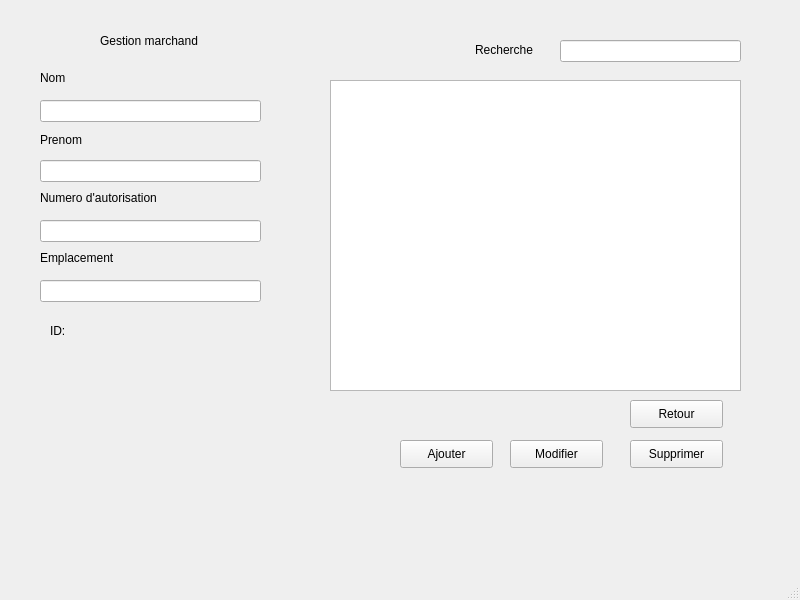
<?xml version="1.0" encoding="UTF-8"?>
<ui version="4.0">
 <class>MainWindow</class>
 <widget class="QMainWindow" name="MainWindow">
  <property name="geometry">
   <rect>
    <x>0</x>
    <y>0</y>
    <width>800</width>
    <height>600</height>
   </rect>
  </property>
  <property name="windowTitle">
   <string>MainWindow</string>
  </property>
  <widget class="QWidget" name="centralwidget">
   <widget class="QStackedWidget" name="stackedWidget">
    <property name="geometry">
     <rect>
      <x>20</x>
      <y>20</y>
      <width>761</width>
      <height>511</height>
     </rect>
    </property>
    <property name="currentIndex">
     <number>1</number>
    </property>
    <widget class="QWidget" name="page">
     <widget class="QPushButton" name="pushButton">
      <property name="geometry">
       <rect>
        <x>190</x>
        <y>70</y>
        <width>341</width>
        <height>81</height>
       </rect>
      </property>
      <property name="text">
       <string>Gestion marchand</string>
      </property>
     </widget>
     <widget class="QPushButton" name="pushButton_2">
      <property name="geometry">
       <rect>
        <x>190</x>
        <y>200</y>
        <width>341</width>
        <height>81</height>
       </rect>
      </property>
      <property name="text">
       <string>Gestion mission</string>
      </property>
     </widget>
     <widget class="QPushButton" name="pushButton_3">
      <property name="geometry">
       <rect>
        <x>190</x>
        <y>330</y>
        <width>341</width>
        <height>81</height>
       </rect>
      </property>
      <property name="text">
       <string>Statistique</string>
      </property>
     </widget>
    </widget>
    <widget class="QWidget" name="page_3">
     <widget class="QTableView" name="afficher_marchand">
      <property name="geometry">
       <rect>
        <x>310</x>
        <y>60</y>
        <width>411</width>
        <height>311</height>
       </rect>
      </property>
     </widget>
     <widget class="QPushButton" name="modifier_marchand">
      <property name="geometry">
       <rect>
        <x>490</x>
        <y>420</y>
        <width>93</width>
        <height>28</height>
       </rect>
      </property>
      <property name="text">
       <string>Modifier</string>
      </property>
     </widget>
     <widget class="QPushButton" name="supprimer_marchand">
      <property name="geometry">
       <rect>
        <x>610</x>
        <y>420</y>
        <width>93</width>
        <height>28</height>
       </rect>
      </property>
      <property name="text">
       <string>Supprimer</string>
      </property>
     </widget>
     <widget class="QPushButton" name="ajouter_marchant">
      <property name="geometry">
       <rect>
        <x>380</x>
        <y>420</y>
        <width>93</width>
        <height>28</height>
       </rect>
      </property>
      <property name="text">
       <string>Ajouter</string>
      </property>
     </widget>
     <widget class="QLabel" name="label">
      <property name="geometry">
       <rect>
        <x>80</x>
        <y>-10</y>
        <width>181</width>
        <height>61</height>
       </rect>
      </property>
      <property name="text">
       <string>Gestion marchand</string>
      </property>
     </widget>
     <widget class="QLineEdit" name="numero_marchand">
      <property name="geometry">
       <rect>
        <x>20</x>
        <y>200</y>
        <width>221</width>
        <height>22</height>
       </rect>
      </property>
     </widget>
     <widget class="QLineEdit" name="nom_marchand">
      <property name="geometry">
       <rect>
        <x>20</x>
        <y>80</y>
        <width>221</width>
        <height>22</height>
       </rect>
      </property>
     </widget>
     <widget class="QLineEdit" name="prenom_marchand">
      <property name="geometry">
       <rect>
        <x>20</x>
        <y>140</y>
        <width>221</width>
        <height>22</height>
       </rect>
      </property>
     </widget>
     <widget class="QLabel" name="label_2">
      <property name="geometry">
       <rect>
        <x>20</x>
        <y>110</y>
        <width>61</width>
        <height>20</height>
       </rect>
      </property>
      <property name="text">
       <string>Prenom</string>
      </property>
     </widget>
     <widget class="QLabel" name="label_3">
      <property name="geometry">
       <rect>
        <x>20</x>
        <y>50</y>
        <width>56</width>
        <height>16</height>
       </rect>
      </property>
      <property name="text">
       <string>Nom</string>
      </property>
     </widget>
     <widget class="QLabel" name="label_4">
      <property name="geometry">
       <rect>
        <x>20</x>
        <y>170</y>
        <width>131</width>
        <height>16</height>
       </rect>
      </property>
      <property name="text">
       <string>Numero d'autorisation</string>
      </property>
     </widget>
     <widget class="QLabel" name="label_5">
      <property name="geometry">
       <rect>
        <x>20</x>
        <y>230</y>
        <width>101</width>
        <height>16</height>
       </rect>
      </property>
      <property name="text">
       <string>Emplacement</string>
      </property>
     </widget>
     <widget class="QLineEdit" name="emplacement_marchand">
      <property name="geometry">
       <rect>
        <x>20</x>
        <y>260</y>
        <width>221</width>
        <height>22</height>
       </rect>
      </property>
     </widget>
     <widget class="QLabel" name="id_marchand">
      <property name="geometry">
       <rect>
        <x>80</x>
        <y>300</y>
        <width>56</width>
        <height>16</height>
       </rect>
      </property>
      <property name="text">
       <string/>
      </property>
     </widget>
     <widget class="QPushButton" name="pushButton_4">
      <property name="geometry">
       <rect>
        <x>610</x>
        <y>380</y>
        <width>93</width>
        <height>28</height>
       </rect>
      </property>
      <property name="text">
       <string>Retour</string>
      </property>
     </widget>
     <widget class="QLabel" name="label_12">
      <property name="geometry">
       <rect>
        <x>455</x>
        <y>20</y>
        <width>71</width>
        <height>20</height>
       </rect>
      </property>
      <property name="text">
       <string>Recherche</string>
      </property>
     </widget>
     <widget class="QLineEdit" name="recherche">
      <property name="geometry">
       <rect>
        <x>540</x>
        <y>20</y>
        <width>181</width>
        <height>22</height>
       </rect>
      </property>
     </widget>
     <widget class="QLabel" name="label_13">
      <property name="geometry">
       <rect>
        <x>30</x>
        <y>300</y>
        <width>56</width>
        <height>21</height>
       </rect>
      </property>
      <property name="text">
       <string>ID:</string>
      </property>
     </widget>
    </widget>
    <widget class="QWidget" name="page_2">
     <widget class="QLineEdit" name="horaire_mission">
      <property name="geometry">
       <rect>
        <x>30</x>
        <y>160</y>
        <width>221</width>
        <height>22</height>
       </rect>
      </property>
     </widget>
     <widget class="QLabel" name="label_6">
      <property name="geometry">
       <rect>
        <x>30</x>
        <y>190</y>
        <width>131</width>
        <height>16</height>
       </rect>
      </property>
      <property name="text">
       <string>Date d'execution</string>
      </property>
     </widget>
     <widget class="QPushButton" name="supprimer_mission">
      <property name="geometry">
       <rect>
        <x>620</x>
        <y>440</y>
        <width>93</width>
        <height>28</height>
       </rect>
      </property>
      <property name="text">
       <string>Supprimer</string>
      </property>
     </widget>
     <widget class="QTableView" name="afficher_mission">
      <property name="geometry">
       <rect>
        <x>320</x>
        <y>70</y>
        <width>411</width>
        <height>311</height>
       </rect>
      </property>
     </widget>
     <widget class="QLabel" name="label_7">
      <property name="geometry">
       <rect>
        <x>90</x>
        <y>10</y>
        <width>181</width>
        <height>61</height>
       </rect>
      </property>
      <property name="text">
       <string>Gestion mission</string>
      </property>
     </widget>
     <widget class="QPushButton" name="modifier_mission">
      <property name="geometry">
       <rect>
        <x>500</x>
        <y>440</y>
        <width>93</width>
        <height>28</height>
       </rect>
      </property>
      <property name="text">
       <string>Modifier</string>
      </property>
     </widget>
     <widget class="QLineEdit" name="cin_mission">
      <property name="geometry">
       <rect>
        <x>30</x>
        <y>110</y>
        <width>221</width>
        <height>22</height>
       </rect>
      </property>
     </widget>
     <widget class="QPushButton" name="ajouter_mission">
      <property name="geometry">
       <rect>
        <x>390</x>
        <y>440</y>
        <width>93</width>
        <height>28</height>
       </rect>
      </property>
      <property name="text">
       <string>Ajouter</string>
      </property>
     </widget>
     <widget class="QLineEdit" name="date_mission">
      <property name="geometry">
       <rect>
        <x>30</x>
        <y>220</y>
        <width>221</width>
        <height>22</height>
       </rect>
      </property>
     </widget>
     <widget class="QLabel" name="label_8">
      <property name="geometry">
       <rect>
        <x>30</x>
        <y>90</y>
        <width>71</width>
        <height>16</height>
       </rect>
      </property>
      <property name="text">
       <string>CIN agent</string>
      </property>
     </widget>
     <widget class="QLineEdit" name="type_mission">
      <property name="geometry">
       <rect>
        <x>30</x>
        <y>280</y>
        <width>221</width>
        <height>22</height>
       </rect>
      </property>
     </widget>
     <widget class="QLabel" name="label_9">
      <property name="geometry">
       <rect>
        <x>30</x>
        <y>140</y>
        <width>141</width>
        <height>20</height>
       </rect>
      </property>
      <property name="text">
       <string>Horaire de depart</string>
      </property>
     </widget>
     <widget class="QLabel" name="label_10">
      <property name="geometry">
       <rect>
        <x>30</x>
        <y>250</y>
        <width>101</width>
        <height>16</height>
       </rect>
      </property>
      <property name="text">
       <string>Type de mission</string>
      </property>
     </widget>
     <widget class="QLineEdit" name="emplacement_mission">
      <property name="geometry">
       <rect>
        <x>30</x>
        <y>340</y>
        <width>221</width>
        <height>22</height>
       </rect>
      </property>
     </widget>
     <widget class="QLabel" name="label_11">
      <property name="geometry">
       <rect>
        <x>30</x>
        <y>310</y>
        <width>101</width>
        <height>16</height>
       </rect>
      </property>
      <property name="text">
       <string>Emplacement</string>
      </property>
     </widget>
     <widget class="QPushButton" name="pushButton_5">
      <property name="geometry">
       <rect>
        <x>600</x>
        <y>380</y>
        <width>93</width>
        <height>28</height>
       </rect>
      </property>
      <property name="text">
       <string>retour</string>
      </property>
     </widget>
     <widget class="QLineEdit" name="recherche_mission">
      <property name="geometry">
       <rect>
        <x>450</x>
        <y>10</y>
        <width>181</width>
        <height>22</height>
       </rect>
      </property>
     </widget>
     <widget class="QLabel" name="label_14">
      <property name="geometry">
       <rect>
        <x>380</x>
        <y>10</y>
        <width>56</width>
        <height>16</height>
       </rect>
      </property>
      <property name="text">
       <string>recherche</string>
      </property>
     </widget>
    </widget>
    <widget class="QWidget" name="page_4">
     <widget class="QPushButton" name="pushButton_6">
      <property name="geometry">
       <rect>
        <x>610</x>
        <y>20</y>
        <width>93</width>
        <height>28</height>
       </rect>
      </property>
      <property name="text">
       <string>retour</string>
      </property>
     </widget>
     <widget class="QFrame" name="horizontalFrame">
      <property name="geometry">
       <rect>
        <x>20</x>
        <y>50</y>
        <width>781</width>
        <height>601</height>
       </rect>
      </property>
      <layout class="QHBoxLayout" name="horizontalLayout"/>
     </widget>
    </widget>
   </widget>
  </widget>
  <widget class="QMenuBar" name="menubar">
   <property name="geometry">
    <rect>
     <x>0</x>
     <y>0</y>
     <width>800</width>
     <height>26</height>
    </rect>
   </property>
  </widget>
  <widget class="QStatusBar" name="statusbar"/>
 </widget>
 <resources/>
 <connections/>
</ui>
